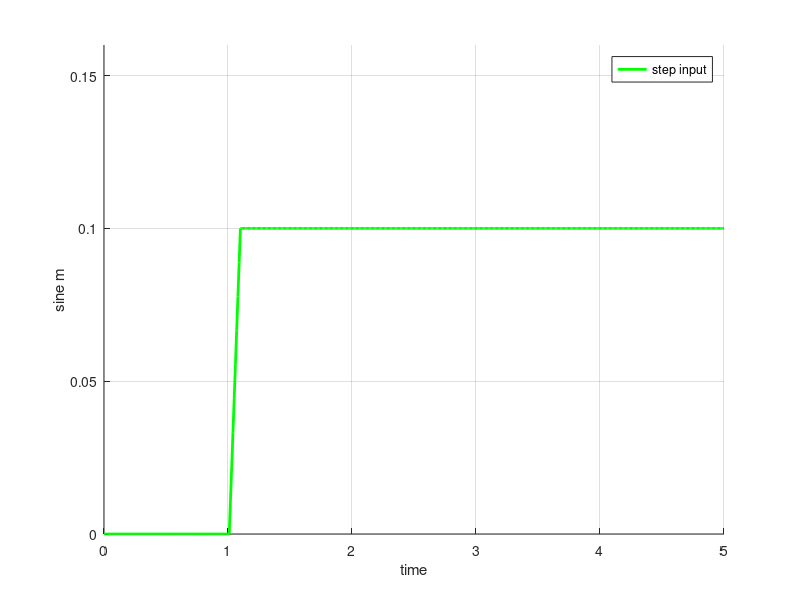

Write MATLAB code to recreate this figure. (Note: this script raises an error after producing the figure.)
%% Exercise 7:(Oscillations 2)

clc;
clear all;
m_v = 470;
m_t = 40;
c_s = 36190;
c_t = 160000;
t0 = 0;
tend = 5;
t1 = 1;
t2 = 1.1;
dt = 0.01;
% d_s=0;
% d_t=0;
% y1 = 0;
% y2 = 0.1;
time1 = t1 - t0;
time2 = t2-t1;
time3 = tend - t2;
time = t0:dt:tend;
Tspan = [time(1) time(end)];
x1_0 = 0;
x2_0 = 0;
x3_0 = 0;
x4_0 = 0;
IC = [x1_0; x2_0; x3_0; x4_0];

t_ext = time;

y1 = zeros(1,(t1-t0)/dt +1);
y2 = linspace(0,0.1,(t2-t1)/dt);
y3 = 0.1*ones(1,(tend-t2)/dt);
y_ext =[y1,y2,y3];

figure(1);
hold on;grid on;
plot(time,y_ext,'g','LineWidth',2);
legend('step input');
xlabel('time');
ylabel("sine m");
axis([0 5 0 0.16]);
hold off;


%% Undamped System
%Task1
options = odeset('MaxStep',2e-2);
d_s1=0; 
d_t1=0;
[result_time, result_x] = ode23(@(t,z) equation_help(t,z,c_s,d_s1,c_t,d_t1,m_v,m_t,y_ext,t_ext,dt),Tspan,IC,options);
figure(2)
% title('Displacement and Velocity of undamped system');
subplot(2,1,1)
    hold on; grid on;
    plot(result_time,result_x(:,1),'g','LineWidth',2);
    plot(result_time,result_x(:,2),'r','LineWidth',2);
    legend('chasis movement','tire movement');
    title('Disp of Tire vs chasis')
    hold off;
subplot(2,1,2)
    hold on; grid on;
    plot(result_time,result_x(:,3),'g','LineWidth',2);
    plot(result_time,result_x(:,4),'r','LineWidth',2);
    legend('vel of chasis','vel of tire');
    title('vel of Tire vs chasis')
    hold off;
%% Task 2 (Damped system)
options = odeset('MaxStep',2e-2);
d_s2=10000; 
d_t2=100;
[result_time, result_x] = ode23(@(t,z) equation_help(t,z,c_s,d_s2,c_t,d_t2,m_v,m_t,y_ext,t_ext,dt),Tspan,IC,options);
figure(3)
subplot(2,1,1)
    hold on; grid on;
    plot(result_time,result_x(:,1),'g','LineWidth',2);
    plot(result_time,result_x(:,2),'r','LineWidth',2);
    legend('chasis movement','tire movement');
    title('Disp of Tire vs chasis')
    axis([0 5 -1 1]);
    hold off;
subplot(2,1,2)
    hold on; grid on;
    plot(result_time,result_x(:,3),'g','LineWidth',2);
    plot(result_time,result_x(:,4),'r','LineWidth',2);
    legend('vel of chasis','vel of tire');
    title('vel of Tire vs chasis')
    axis([0 5 -0.5 2]);
    hold off;
figure(5);
hold on;grid on;
plot(result_time,result_x(:,1));
hold off;
%% Task 3  (Overly Damped System)
options = odeset('MaxStep',2e-2);
d_s2=1000000; 
d_t2=1000;
[result_time, result_x] = ode23(@(t,z) equation_help(t,z,c_s,d_s2,c_t,d_t2,m_v,m_t,y_ext,t_ext,dt),Tspan,IC,options);
figure(4)
subplot(2,1,1)
    hold on; grid on;
    plot(result_time,result_x(:,1),'g','LineWidth',2);
    plot(result_time,result_x(:,2),'r','LineWidth',2);
    legend('chasis movement','tire movement');
    title('Disp of Tire vs chasis')
    axis([0 5 -1 1]);
    hold off;
subplot(2,1,2)
    hold on; grid on;
    plot(result_time,result_x(:,3),'g','LineWidth',2);
    plot(result_time,result_x(:,4),'r','LineWidth',2);
    legend('vel of chasis','vel of tire');
    title('vel of Tire vs chasis')
    axis([0 5 -0.5 2]);
    hold off;

%%
function z_dot = equation_help(t,z,c_s,d_s,c_t,d_t,m_v,m_t,y_ext,t_ext,dt)

% z(1) = x_v
% z(2) = z_dot(1) = x_v_dot
% z(3) = x_t
% z(4) = z_t_dot(3) = x_t_dot

 c1 = c_s/m_v;
 c2 = c_t/m_t;
 c3 = c_s/m_t;
 d1 = d_s/m_v;
 d2 = d_t/m_t;
 d3 = d_s/m_t;
 

ext = interp1(t_ext,y_ext,t);
ex_dot = gradient(y_ext,dt);
ext_dot = interp1(t_ext,ex_dot,t);

z_dot = [z(2);(-c1*(z(1)-z(3))-d1*(z(2)-z(4)));z(4);((-c3*(z(3)-z(1)))+(-d3*(z(4)-z(2)))-(c2*(z(3)))-(d2*z(4))+(c2*(ext))+(d2*(ext_dot)))];
% z_dot = [z(2);
%     ((-c1*z(1))+(c1*z(3))-(d1*z(2))+(d1*z(4)));
%     z(4);
%     ((c3*z(3))-(c3*z(1))+(d3*z(4))-(d3*z(2))-(c2*z(3))-(d2*z(4))+(c2*(ext))+(d2*(ext_dot)))];

%     M = [m_v 0;0 m_t];
%     C = [-c_s c_s;
%           c_s -(c_t+c_s)];
%     D = [-d_s d_s;
%           d_s -(d_s+d_t)];
%     RS = [0;0;0;(c_t*interp1(t_ext,y_ext,t)/m_t+d_t*interp1(t_ext,ydot_ext,t)/m_t)];
%     
%     z_dot = [zeros(2,2) [1 0; 0 1];inv(M)*C inv(M)*D]*x+RS;


end







